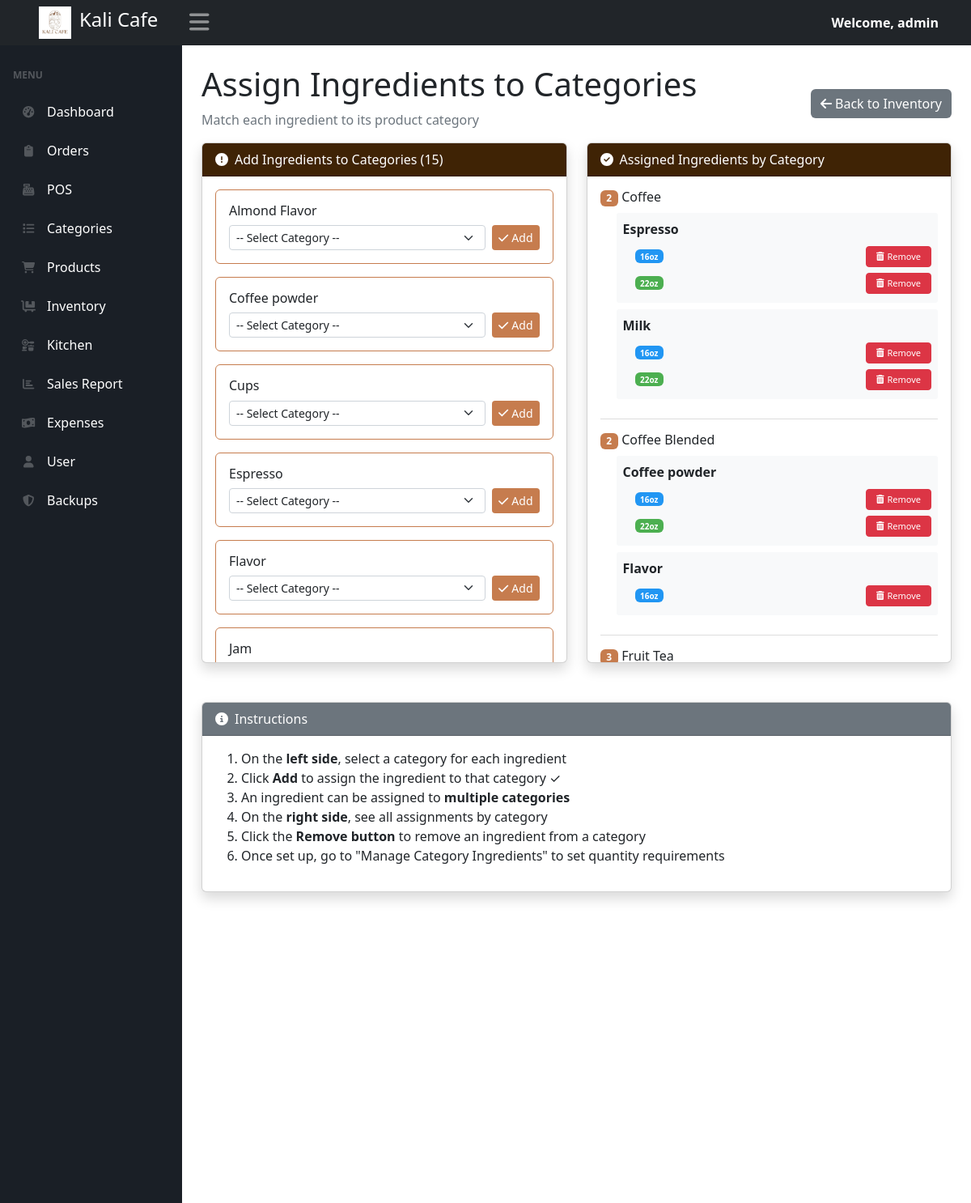
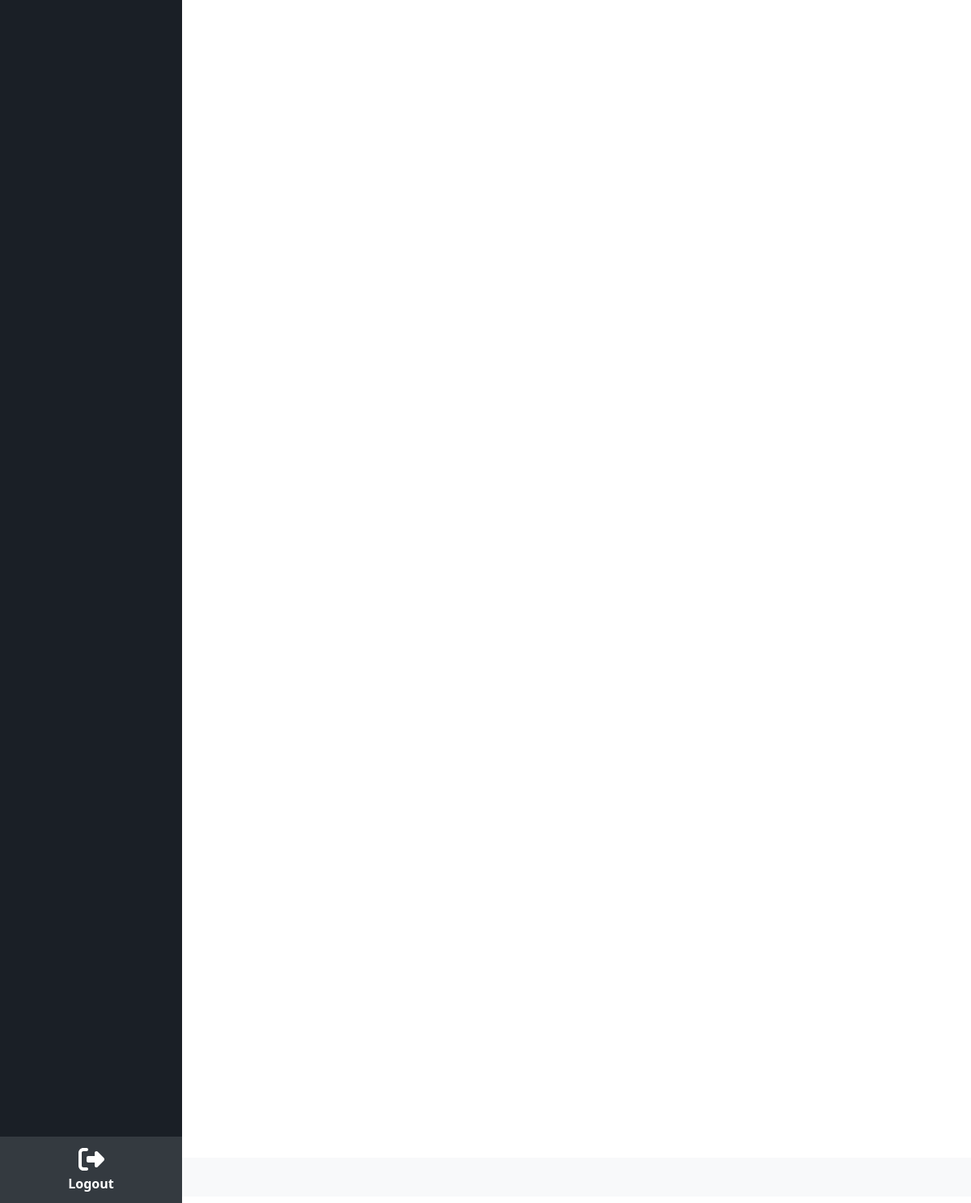
The app's page /assign_ingredients_to_categories.php (signed in) with its own data (2 pictures, top to bottom).
### tables this page shows
CREATE TABLE `ingredients` (
  `id` int NOT NULL,
  `category_id` int DEFAULT NULL,
  `name` varchar(25) NOT NULL,
  `quantity` decimal(10,2) NOT NULL DEFAULT '0.00',
  `unit` varchar(50) NOT NULL,
  `created_at` timestamp NULL DEFAULT CURRENT_TIMESTAMP,
  `updated_at` timestamp NULL DEFAULT CURRENT_TIMESTAMP ON UPDATE CURRENT_TIMESTAMP
);

CREATE TABLE `categories` (
  `id` int NOT NULL,
  `name` varchar(25) NOT NULL,
  `type` varchar(20) DEFAULT NULL
);

CREATE TABLE `category_ingredients` (
  `id` int NOT NULL,
  `category_id` int DEFAULT NULL,
  `ingredient_id` int NOT NULL,
  `quantity_requirement` decimal(10,2) NOT NULL,
  `unit` varchar(50) NOT NULL,
  `size` varchar(20) DEFAULT '16oz',
  `is_shared` tinyint(1) DEFAULT '0',
  `created_at` timestamp NULL DEFAULT CURRENT_TIMESTAMP,
  `updated_at` timestamp NULL DEFAULT CURRENT_TIMESTAMP ON UPDATE CURRENT_TIMESTAMP
);

### assign_ingredients_to_categories.php (the view, shortened to what this page needs)
<?php
include('includes/header.php');
include('includes/navbar.php');
include('includes/config.php');
try {
    $pdo = new PDO("mysql:host=$host;dbname=$db_name", $username, $password);
    $pdo->setAttribute(PDO::ATTR_ERRMODE, PDO::ERRMODE_EXCEPTION);
} catch (PDOException $e) {
    die("Connection failed: " . $e->getMessage());
}
$ingredients_stmt = $pdo->query("SELECT * FROM ingredients ORDER BY name");
$all_ingredients = $ingredients_stmt->fetchAll(PDO::FETCH_ASSOC);
$categories_stmt = $pdo->query("
    SELECT * FROM categories
    WHERE name NOT IN ('Add Ons', 'Burgers', 'Combo', 'Pasta', 'Ricemeal', 'Sandwiches', 'Snacks', 'Wings')
    ORDER BY name
");
$all_categories = $categories_stmt->fetchAll(PDO::FETCH_ASSOC);
$links_stmt = $pdo->query("
    SELECT ci.id, ci.ingredient_id, ci.category_id, ci.size, i.name as ingredient_name, c.name as category_name
    FROM category_ingredients ci
    JOIN ingredients i ON ci.ingredient_id = i.id
    JOIN categories c ON ci.category_id = c.id
    ORDER BY c.name, i.name, ci.size
");
$all_links = $links_stmt->fetchAll(PDO::FETCH_ASSOC);
$unassigned_ingredients = $all_ingredients;
?>
<!DOCTYPE html>
<html lang="en">
<head>
    <link href="https://cdn.jsdelivr.net/npm/bootstrap@5.2.3/dist/css/bootstrap.min.css" rel="stylesheet" />
    <link href="css/styles.css" rel="stylesheet" />
</head>
<body>
<div id="layoutSidenav_content">
    <main>
        <div class="container-fluid px-4">
            <div class="d-flex justify-content-between align-items-center">
                <div>
                    <h1 class="mt-4">Assign Ingredients to Categories</h1>
                    <p class="text-muted">Match each ingredient to its product category</p>
                </div>
                <div class="mt-4">
                    <a href="inventory.php" class="btn" style="color: #ffffff; background-color:#6c757d; border:none;">
                        <i class="fas fa-arrow-left"></i> Back to Inventory
                    </a>
                </div>
            </div>
            <div class="row">
                <div class="col-lg-6 mb-4">
                    <div class="card shadow">
                        <div class="card-header text-white" style="background-color: #3f2305;">
                            <i class="fas fa-exclamation-circle me-2"></i>Add Ingredients to Categories (<?php echo count($unassigned_ingredients); ?>)
                        </div>
                        <div class="card-body" style="max-height: 600px; overflow-y: auto;">
                            <?php if (!empty($unassigned_ingredients)): ?>
                                <?php foreach ($unassigned_ingredients as $ing): ?>
                                    <div class="card mb-3" style="border-color: #c67c4e;">
                                        <div class="card-body">
                                            <h6 class="card-title"><?php echo htmlspecialchars($ing['name']); ?></h6>
                                            <form class="d-flex gap-2 assign-form" onsubmit="handleAssign(event, this)">
                                                <select name="category_id" class="form-select form-select-sm" required>
                                                    <option value="">-- Select Category --</option>
                                                </select>
                                                <button type="submit" class="btn btn-sm" style="white-space: nowrap; color: #ffffff; background-color:#c67c4e; border:none;">
                                                    <i class="fas fa-check me-1"></i>Add
                                                </button>
                                            </form>
                                        </div>
                                    </div>
                                <?php endforeach; ?>
                            <?php else: ?>
                                <div class="alert alert-success">✓ All ingredients have been added to categories!</div>
                            <?php endif; ?>
                        </div>
                    </div>
                </div>
                <div class="col-lg-6 mb-4">
                    <div class="card shadow">
                        <div class="card-header text-white" style="background-color: #3f2305;">
                            <i class="fas fa-check-circle me-2"></i>Assigned Ingredients by Category
                        </div>
                        <div class="card-body" style="max-height: 600px; overflow-y: auto;">
                            <?php foreach ($all_categories as $cat): ?>
                                <?php
                                    $cat_links = array_filter($all_links, function($link) use ($cat) {
                                        return $link['category_id'] == $cat['id'];
                                    });
                                    $grouped = [];
                                    foreach ($cat_links as $link) {
                                        $ingName = $link['ingredient_name'];
                                        if (!isset($grouped[$ingName])) {
                                            $grouped[$ingName] = [];
                                        }
                                        $grouped[$ingName][] = $link;
                                    }
                                    $cat_count = count($grouped);
                                ?>
                                <div class="mb-3 pb-3" style="border-bottom: 1px solid #ddd;">
                                    <h6 class="mb-2">
                                        <span class="badge" style="background-color: #c67c4e;"><?php echo $cat_count; ?></span>
                                        <?php echo htmlspecialchars($cat['name']); ?>
                                    </h6>
                                    <?php if ($cat_count > 0): ?>
                                        <ul style="padding-left: 20px; margin: 0; list-style: none;">
                                            <?php foreach ($grouped as $ingName => $links): ?>
                                                <li style="margin-bottom: 8px; padding: 8px; background: #f8f9fa; border-radius: 3px;">
                                                    <div style="font-weight: 600; margin-bottom: 5px;"><?php echo htmlspecialchars($ingName); ?></div>
                                                    <?php foreach ($links as $link): ?>
                                                        <div style="display: flex; justify-content: space-between; align-items: center; padding: 3px 0 3px 15px;">
                                                            <span style="font-size: 13px;">
                                                                <span class="badge" style="background-color: <?php echo ($link['size'] ?? '16oz') === '16oz' ? '#2196F3' : '#4CAF50'; ?>; font-size: 10px;">
                                                                    <?php echo htmlspecialchars($link['size'] ?? '16oz'); ?>
                                                                </span>
                                                            </span>
                                                            <form class="remove-form" onsubmit="handleRemove(event, this)" style="display: inline;">
                                                                <button type="submit" class="btn btn-sm btn-danger" style="padding: 4px 12px; font-size: 11px;" title="Remove <?php echo htmlspecialchars($link['size'] ?? '16oz'); ?> from category">
                                                                    <i class="fas fa-trash-alt me-1"></i>Remove
                                                                </button>
                                                            </form>
                                                        </div>
                                                    <?php endforeach; ?>
                                                </li>
                                            <?php endforeach; ?>
                                        </ul>
                                    <?php else: ?>
                                        <span style="color: #999; font-style: italic;">No ingredients assigned</span>
                                    <?php endif; ?>
                                </div>
                            <?php endforeach; ?>
                        </div>
                    </div>
                </div>
            </div>
            <div class="card shadow mt-4">
                <div class="card-header text-white" style="background-color: #6c757d;">
                    <i class="fas fa-info-circle me-2"></i>Instructions
                </div>
                <div class="card-body">
                    <ol>
                        <li>On the <strong>left side</strong>, select a category for each ingredient</li>
                        <li>Click <strong>Add</strong> to assign the ingredient to that category ✓</li>
                        <li>An ingredient can be assigned to <strong>multiple categories</strong></li>
                        <li>On the <strong>right side</strong>, see all assignments by category</li>
                        <li>Click the <strong>Remove button</strong> to remove an ingredient from a category</li>
                        <li>Once set up, go to "Manage Category Ingredients" to set quantity requirements</li>
                    </ol>
                </div>
            </div>
        </div>
    </main>
</div>
<?php
    include('includes/footer.php');
?>
</body>
</html>

### records on screen
ingredients: name "Almond Flavor"
ingredients: name "Coffee powder"
ingredients: name "Cups"
ingredients: name "Espresso"
ingredients: name "Flavor"
ingredients: name "Jam"
categories: cat_count "2", name "Coffee", ingName "Espresso"
category_ingredients: size "16oz"
category_ingredients: size "22oz"
category_ingredients: ingredient.name "Milk", size "22oz"
category_ingredients: size "16oz"
categories: cat_count "2", name "Coffee Blended", ingName "Coffee powder"
category_ingredients: size "16oz"
category_ingredients: size "22oz"
category_ingredients: ingredient.name "Flavor", size "16oz"
categories: cat_count "3", name "Fruit Tea"

### other values on screen
$username "admin"
count($unassigned_ingredients) "15"
